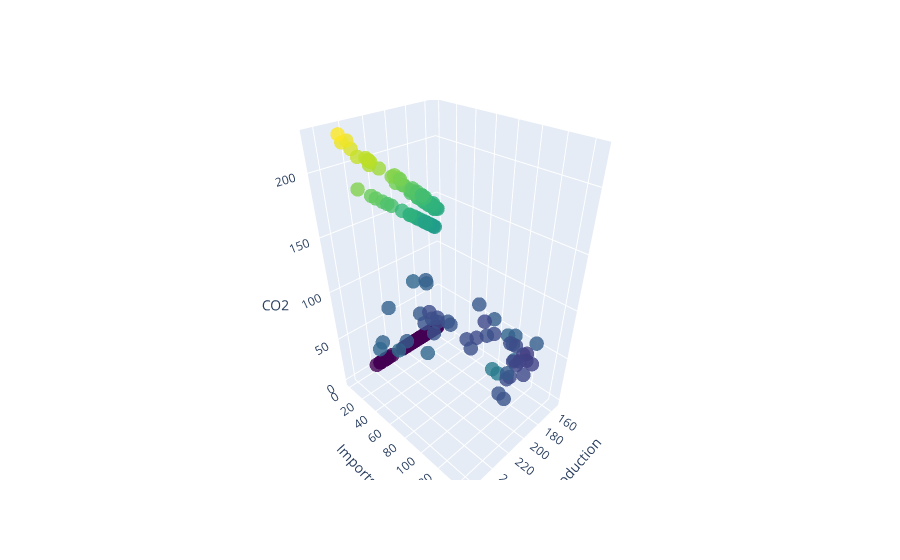

This figure's notebook cell:
### Code cell
# Create a Plotly trace for a 3D scatter plot
trace = go.Scatter3d(
    x=training_data['Plant_Production_GWh'],
    y=training_data['Imports_GWh'],
    z=training_data['powerplants_c02_kt'],
    mode='markers',
    marker=dict(
        size=5,
        color=training_data['powerplants_c02_kt'],  # Color by z-value for example
        colorscale='Viridis',  # Choose a colorscale
        opacity=0.8
    )
)

# Create the layout for the plot
layout = go.Layout(
    scene=dict(
        xaxis=dict(title='Plant Production'),
        yaxis=dict(title='Imports'),
        zaxis=dict(title='CO2')
    )
)

# Create the figure
fig = go.Figure(data=[trace], layout=layout)

# Display the interactive plot
fig.show()

### Figure 1 — Plotly figure (JSON) as saved in the notebook; plotly's stock layout.template omitted (floating-point values rounded to 4 significant figures; data arrays with more than 128 entries replaced by an {"elided": "..."} marker saying what was removed)
{"data": [{"marker": {"color": {"elided": "192 float values"}, "colorscale": [[0, "#440154"], [0.1111, "#482878"], [0.2222, "#3e4989"], [0.3333, "#31688e"], [0.4444, "#26828e"], [0.5556, "#1f9e89"], [0.6667, "#35b779"], [0.7778, "#6ece58"], [0.8889, "#b5de2b"], [1, "#fde725"]], "opacity": 0.8, "size": 5}, "mode": "markers", "type": "scatter3d", "x": {"elided": "192 float values"}, "y": {"elided": "192 float values"}, "z": {"elided": "192 float values"}}], "layout": {"scene": {"xaxis": {"title": {"text": "Plant Production"}}, "yaxis": {"title": {"text": "Imports"}}, "zaxis": {"title": {"text": "CO2"}}}}}
